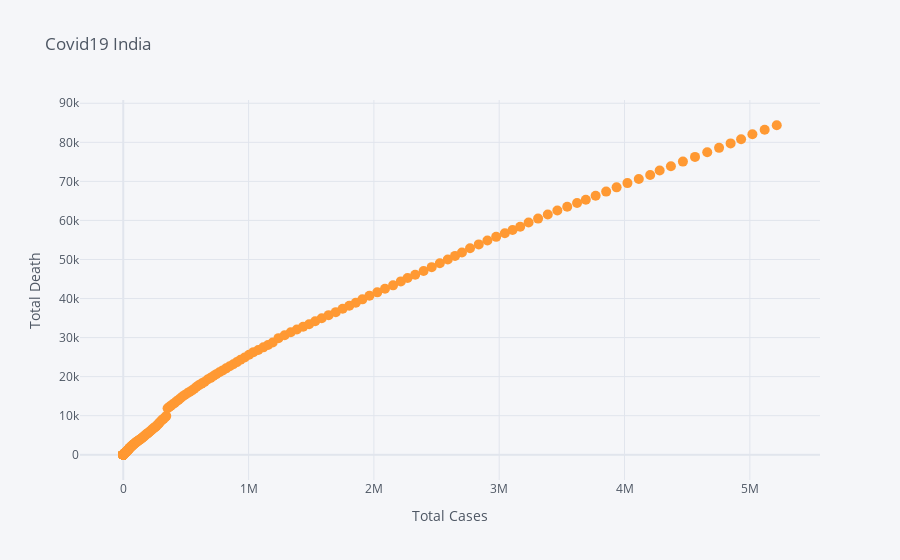

Here is the notebook cell this chart was saved with:
### Code cell
df_india_final.iplot(kind='scatter',x=' Cumulative_cases',y=' Cumulative_deaths',mode='markers',size=10,title="Covid19 India",
                    xTitle="Total Cases",yTitle="Total Death")

### Figure 1 — Plotly figure (JSON) as saved in the notebook; plotly's stock layout.template omitted (floating-point values rounded to 4 significant figures; data arrays with more than 128 entries replaced by an {"elided": "..."} marker saying what was removed)
{"data": [{"line": {"color": "rgba(255, 153, 51, 1.0)", "dash": "solid", "shape": "linear", "width": 1.3}, "marker": {"size": 10, "symbol": "circle"}, "mode": "markers", "name": " Cumulative_deaths", "text": "", "type": "scatter", "x": {"elided": "233 int values"}, "y": {"elided": "233 int values"}}], "layout": {"legend": {"bgcolor": "#F5F6F9", "font": {"color": "#4D5663"}}, "paper_bgcolor": "#F5F6F9", "plot_bgcolor": "#F5F6F9", "title": {"font": {"color": "#4D5663"}, "text": "Covid19 India"}, "xaxis": {"gridcolor": "#E1E5ED", "showgrid": true, "tickfont": {"color": "#4D5663"}, "title": {"font": {"color": "#4D5663"}, "text": "Total Cases"}, "zerolinecolor": "#E1E5ED"}, "yaxis": {"gridcolor": "#E1E5ED", "showgrid": true, "tickfont": {"color": "#4D5663"}, "title": {"font": {"color": "#4D5663"}, "text": "Total Death"}, "zerolinecolor": "#E1E5ED"}}}
